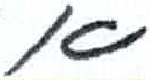
#> input picture hhd_dataset/TRAIN/0/0_131.png, 150 x 80 px, found by its file name; its folder holds only this picture in this run
$ python knn_classifier.py hhd_dataset/TRAIN/0
#> lines starting #> are read from the running program, lines starting #| are printed output that depends on the picture
# Authors:
# Inbal Altan, 201643459
# Daniel Ben Yair, 204469118

import cv2
import numpy as np
import os
from skimage import feature
from sklearn.model_selection import train_test_split
from sklearn.neighbors import KNeighborsClassifier
from sklearn import metrics
from sklearn.metrics import confusion_matrix, accuracy_score
import pandas as pd
import sys
import time
from datetime import datetime as dt

def insert_k_and_dis_func(string):  # insert k and distance function to results.txt
    with open('results.txt', 'r+') as f:
        content = f.read()
        f.seek(0, 0)
        f.write(string.rstrip('\r\n') + '\n' + content)

def chi_square(a, b):
    return 0.5 * np.sum((a - b) ** 2 / (a + b + 1e-6))

def change_shape(img):
    WHITE = [255, 255, 255]  # for padding images with incorrect width and height
    height, width = img.shape  # save height and width for current image
    if height > width: # check if the height or width is not in the same value and fix it
        imaPadding= cv2.copyMakeBorder(img, 0, 0, int((height-width)//2), int((height-width)/2), cv2.BORDER_CONSTANT,value=WHITE)
    else:
        imaPadding = cv2.copyMakeBorder(img, int((width-height)//2), int((width-height)/2), 0, 0, cv2.BORDER_CONSTANT,value=WHITE)

    dim = (40, 40)
    resizeImage = cv2.resize(imaPadding, dim) # resize the image

    return resizeImage

def create_cmatrix(testdata_label, y_pred):
    cm = confusion_matrix(testdata_label, y_pred, labels=[f'{i}' for i in range(0, 27)])  # create confusion matrix
    cm_df = pd.DataFrame(data=cm, index=[i for i in range(0, 27)], columns=[i for i in range(0, 27)])
    cm_df.to_csv('confusion_matrix.csv')

    df = pd.DataFrame(data={'Accuracy': (cm.diagonal() / cm.sum(axis=1)) * 100}, columns=['Accuracy'])  # create txt file with accuracy for each letter
    df.index.name = 'Letter'  # rename column name for index
    df.to_csv('results.txt', sep='\t') # save data to text file

now = dt.now()
current_time = now.strftime("%H:%M:%S")
print("Current Time =", current_time)

print("Load train set")
startTime = time.time()  # start timer
hogList = list()
hogListLabel = list ()
root_dir = sys.argv[1]  # root directory
train_dir = root_dir + '\\TRAIN' # train directory

for subdir in os.listdir(train_dir):
    for image_name in os.listdir(train_dir + '\\' + subdir):
        image_load = cv2.imread(train_dir + '\\' + subdir + '\\' + image_name, cv2.IMREAD_GRAYSCALE)
#> image_load: shape (80, 150); min 8, max 255, mean 222.7
        fixedImage = change_shape(image_load)
#> in change_shape, `imaPadding = cv2.copyMakeBorder(img, int((width-height)//2), int((widt..`:
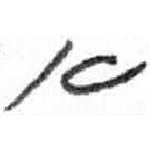
#> imaPadding: shape (150, 150); min 8, max 255, mean 237.7
#> in change_shape, `resizeImage = cv2.resize(imaPadding, dim)`:
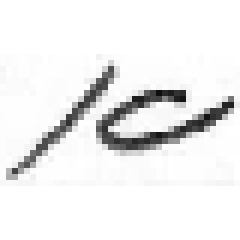
#> resizeImage: shape (40, 40) (shown 6 times larger); min 14, max 255, mean 237.7
        ch_hog = feature.hog(fixedImage, orientations=9, pixels_per_cell=(8, 8), cells_per_block=(2, 2),transform_sqrt=False, block_norm="L2")
#> ch_hog = 576 values, max 0.968 at index 130, min 0 at index 0, mean 0.0688
        hogList.append(ch_hog)
        hogListLabel.append(subdir)
#> pass 2 of the loop `for subdir in os.listdir(train_dir):`:
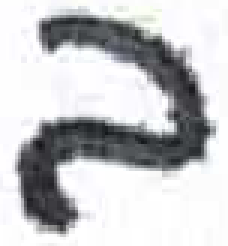
#> input picture hhd_dataset/TRAIN/1/1_115.png, 76 x 82 px, found by its file name (shown 3 times larger)
#> image_load: shape (82, 76)
#> in change_shape (call 2), `imaPadding= cv2.copyMakeBorder(img, 0, 0, int((height-width)//2), int(..`:
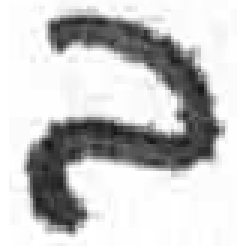
#> imaPadding: shape (82, 82) (shown 3 times larger); min 18, max 255, mean 200.7
#> in change_shape (call 2), `resizeImage = cv2.resize(imaPadding, dim)`:
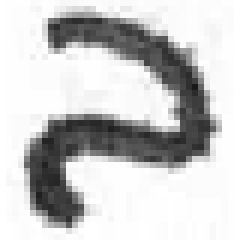
#> resizeImage: shape (40, 40) (shown 6 times larger); min 25, max 255, mean 200.5
#> ch_hog = 576 values, max 0.738 at index 175, min 0 at index 1, mean 0.0959

print("Shuffle and split to train set and validation set")
X_train, X_validate, y_train, y_validate = train_test_split(hogList, hogListLabel, test_size=0.1) # 90% training and 10% test
#> X_train = 1 item; X_validate = 1 item; y_train = ['0']; y_validate = ['1']
max = 0
maxPrec1 = tuple()
maxPrec2 = tuple()

print("Start to train the model")

for k in range(1, 16):
    if k % 2 != 0:
        knn = KNeighborsClassifier(n_neighbors=k, metric='euclidean') # Create KNN Classifier
        knn.fit(X_train, y_train) # Train the model using the training sets
#> (the run stopped early here; a loop or call above may not have finished)
